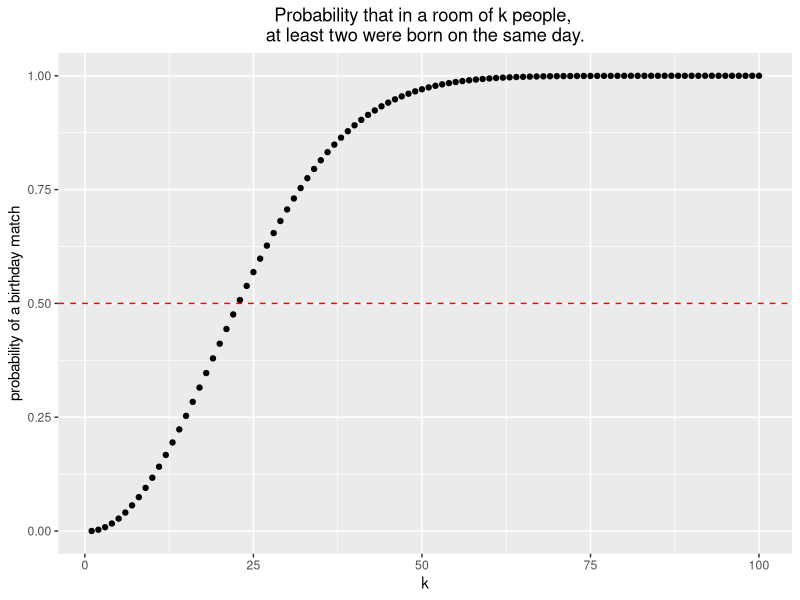
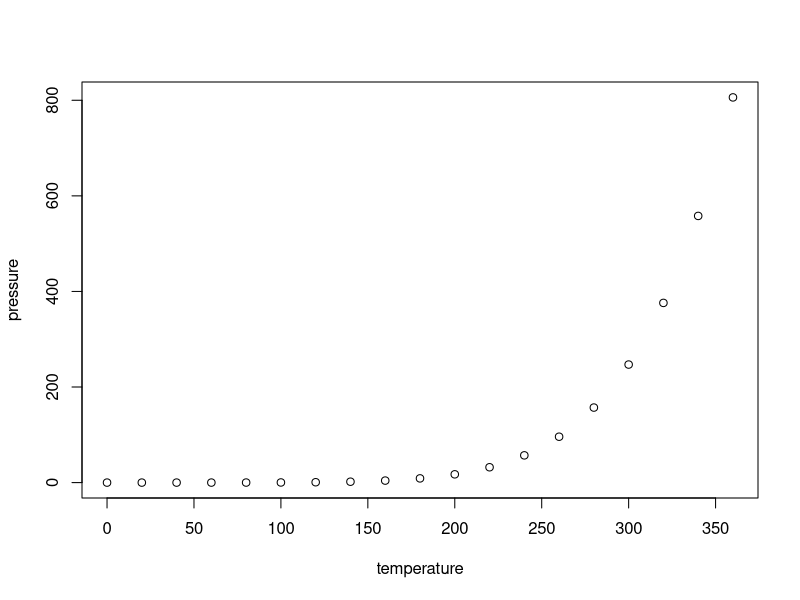

These charts were generated, in order, by the following R code:
## ---- chunk 1
knitr::opts_chunk$set(echo = TRUE)

library(ggplot2)
library(knitr)
## ---- chunk 2
binom_prob <- function(k){1-prod((365-k+1):365)/(365^k)}

chap1.1 <- function() {
  k <- 1:100
  p <- sapply(k, binom_prob)
  
  df <- data.frame(k=k, p=p)
  g <- ggplot(df, aes(x=k, y=p)) +
    geom_point() +
    xlab("k") + ylab("probability of a birthday match") +
    geom_hline(yintercept=0.50, linetype="dashed", color = "red") +
    theme(plot.title = element_text(hjust = 0.5)) +
    labs(title="Probability that in a room of k people, \nat least two were born on the same day.")
  g
}

chap1.1()
## ---- chunk 3
plot(pressure)
